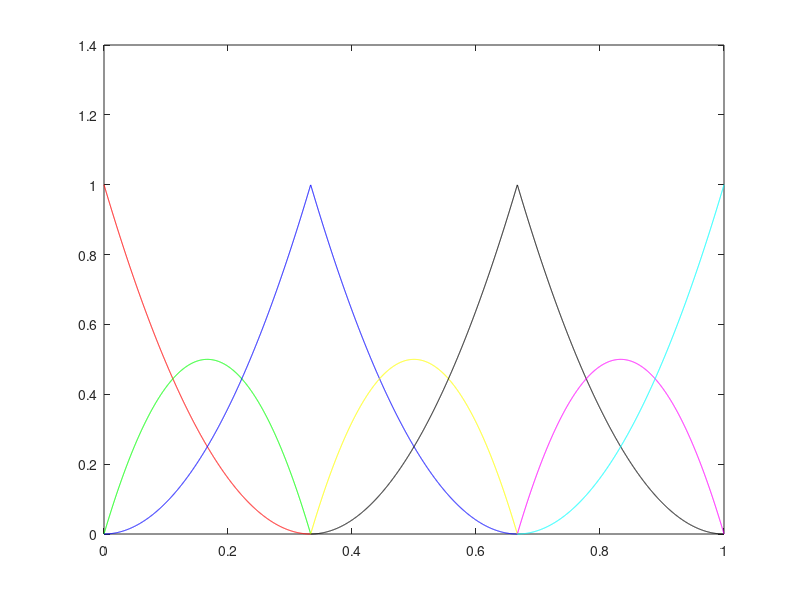
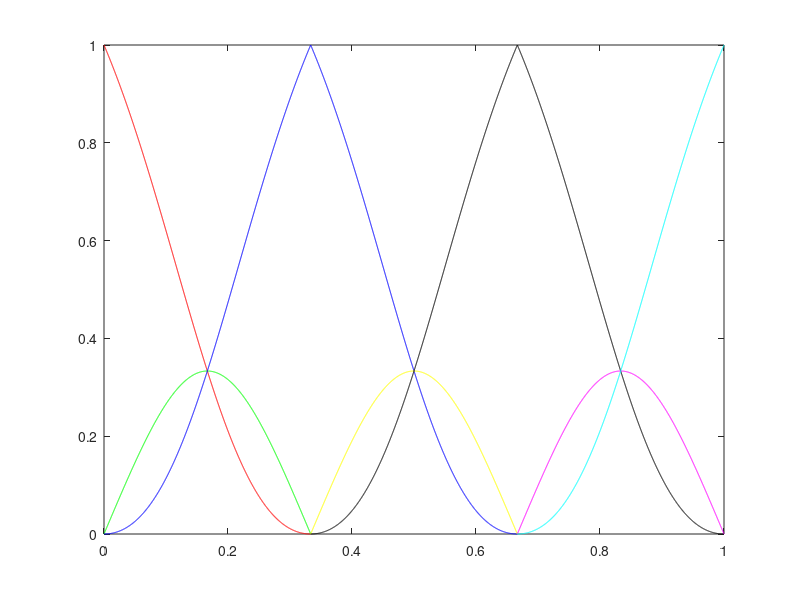
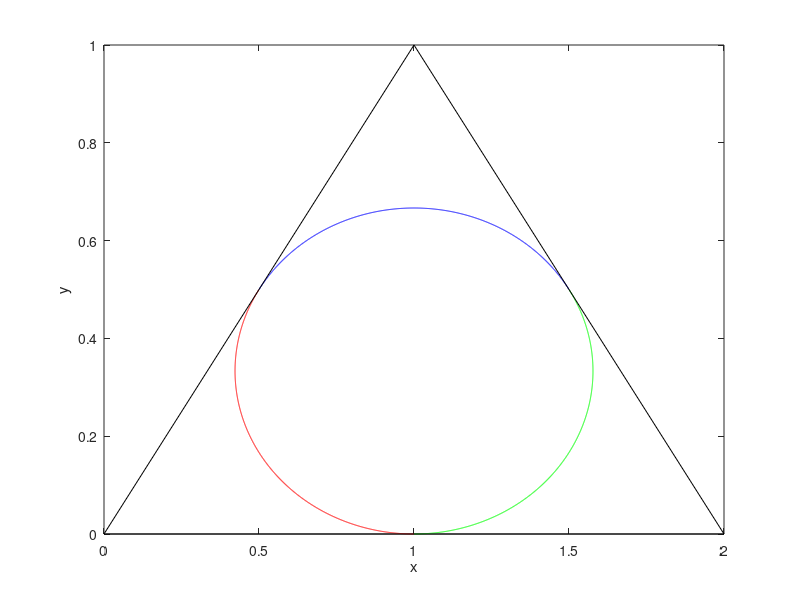

Write the MATLAB code that produced these figures, in order.
%- Reset all
close all;
clear all;
clc;

%- Points

p0 = [1;0];
p1 = [0;0];
p2 = [1/2;1/2];
p3 = [1;1];
p4 = [3/2;1/2];
p5 = [2;0];
p6 = [1;0];

tri = [0 1 2 1 0; 0 1 0 0 0]; 

%- Weights
w = [1, 1/2, 1, 1/2, 1, 1/2, 1];

%- Knot vector.
%- t1 = [0, 0, 0, 1/3, 1/3, 2/3, 2/3, 1, 1, 1];
t1  = 0:0.0002:1;       
t11 = t1(t1(:)>=0   & t1(:)<=1/3);
t12 = t1(t1(:)>=1/3 & t1(:)<=2/3);
t13 = t1(t1(:)>=2/3 & t1(:)<=1);

%- Basis functions.
n02   = ((1/3-t11)./(1/3)).^2;                      %[0,1/3]
n12   = 2.*(t11./(1/3)).*((1/3-t11)./(1/3));        %[0,1/3]
n22_1 = ((t11)./(1/3)).^2;                          %[0,1/3]
n22_2 = ((2/3-t12)./(1/3)).^2;                      %[1/3,2/3]
n32   = 2.*((2/3-t12)./(1/3)).*((t12-1/3)./(1/3));  %[1/3,2/3]
n42_1 = ((t12-1/3)./(1/3)).^2;                      %[1/3,2/3]
n42_2 = ((1-t13)./(1/3)).^2;                        %[2/3,1]
n52   = 2.*((t13-2/3)./(1/3)).*((1-t13)./(1/3));    %[2/3,1]
n62   = ((t13-2/3)./(1/3)).^2;                      %[2/3,1]
figure('Name','Basis functions.','NumberTitle','off');
plot(t11,n02,'red',...
     t11,n12,'green',...
     t11,n22_1,'blue',t12,n22_2,'blue',...
     t12,n32,'yellow',...
     t12,n42_1,'black',t13,n42_2,'black',...
     t13,n52,'magenta',...
     t13,n62,'cyan');

%- Rational basis functions.

%-Sums
s1 = n02.*w(1) + n12.*w(2) + n22_1.*w(3);
s2 = n22_2.*w(3) + n32.*w(4) + n42_1.*w(5);
s3 = n42_2.*w(5) + n52.*w(6) + n62.*w(7);
st = s1 + s2 + s3;
%-Calculations
r02     = (n02.*w(1))./s1;
r12     = (n12.*w(2))./s1;
r22_1   = (n22_1.*w(3))./s1;
r22_2   = (n22_2.*w(3))./s2;
r32     = (n32.*w(4))./s2;
r42_1   = (n42_1.*w(5))./s2;
r42_2   = (n42_2.*w(5))./s3;
r52     = (n52.*w(6))./s3;
r62     = (n62.*w(7))./s3;
figure('Name','Rational basis functions.','NumberTitle','off');
plot(t11,r02,'red',...
     t11,r12,'green',...
     t11,r22_1,'blue',t12,r22_2,'blue',...
     t12,r32,'yellow',...
     t12,r42_1,'black',t13,r42_2,'black',...
     t13,r52,'magenta',...
     t13,r62,'cyan');
 
%-Curve
c1 = r02.*p0 + r12.*p1 + r22_1.*p2; 
c2 = r22_2.*p2 + r32.*p3 + r42_1.*p4;
c3 = r42_2.*p4 + r52.*p5 + r62.*p6;
figure('Name','Curve','NumberTitle','off');
plot(c1(1,:),c1(2,:),'red',c2(1,:),c2(2,:),'blue',c3(1,:),c3(2,:),'green', tri(1,:), tri(2,:), 'black');
xlabel('x');
ylabel('y');